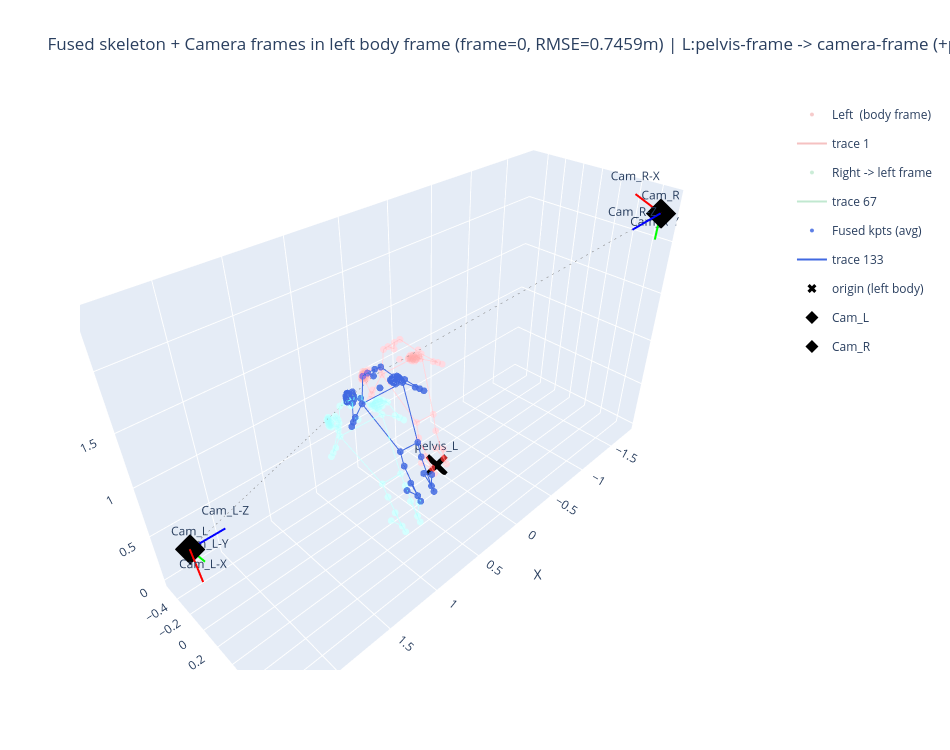

The notebook cell this image was saved under:
### Code cell
# ============================================================
# 左右视角统一坐标系 → 融合关键点 → 显示融合骨架 + 两相机位置 + 相机坐标轴
# （修正版：先自动把 kpts 统一到 camera frame）
# ============================================================

import cv2
import numpy as np
import plotly.graph_objects as go

frame_idx = 0

out_L = left_outputs[frame_idx]
out_R = right_outputs[frame_idx]

# ---- 0. helper: 自动统一到 camera frame ----
def to_camera_frame(kpts_raw: np.ndarray, pred_cam_t: np.ndarray):
    """
    返回：kpts_cam, mode
    mode=already camera-frame 或 pelvis-frame -> camera-frame (+pred_cam_t)
    """
    root_raw = kpts_raw[0]
    d_raw = float(np.linalg.norm(root_raw - pred_cam_t))
    d_plus = float(np.linalg.norm((root_raw + pred_cam_t) - pred_cam_t))

    if d_raw <= d_plus:
        return kpts_raw, 'already camera-frame'
    return kpts_raw + pred_cam_t, 'pelvis-frame -> camera-frame (+pred_cam_t)'

# ---- 1. cam frame → body frame ----
R_L = axisangle_to_rotmat(out_L['global_rot'])       # body→cam (left)
R_R = axisangle_to_rotmat(out_R['global_rot'])       # body→cam (right)
t_L = out_L['pred_cam_t'].astype(np.float32)
t_R = out_R['pred_cam_t'].astype(np.float32)

kpts_L_raw = out_L['pred_keypoints_3d'].astype(np.float32)
kpts_R_raw = out_R['pred_keypoints_3d'].astype(np.float32)

kpts_L_cam, mode_L = to_camera_frame(kpts_L_raw, t_L)
kpts_R_cam, mode_R = to_camera_frame(kpts_R_raw, t_R)

print(f"[L] {mode_L}")
print(f"[R] {mode_R}")

# X_body = (X_cam - t) @ R
kpts_L_body = (kpts_L_cam - t_L) @ R_L
kpts_R_body = (kpts_R_cam - t_R) @ R_R

C_L_in_L = (-t_L) @ R_L
C_R_in_R = (-t_R) @ R_R

# ---- 2. Kabsch: right_body → left_body ----
R_align, t_align = rigid_transform_3D(targetr=kpts_L_body, source=kpts_R_body)

kpts_R_aligned = kpts_R_body @ R_align.T + t_align
C_R_in_L = C_R_in_R @ R_align.T + t_align

rmse_after = float(np.sqrt(np.mean(np.sum((kpts_R_aligned - kpts_L_body)**2, axis=1))))
print(f"Alignment RMSE after: {rmse_after:.4f} m")
print(f"C_L  in left body frame : {C_L_in_L}")
print(f"C_R  in left body frame : {C_R_in_L}")
print(f"Cam-to-Cam distance     : {np.linalg.norm(C_L_in_L - C_R_in_L):.4f} m")

# ---- 3. 融合关键点 ----
kpts_fused = (kpts_L_body + kpts_R_aligned) / 2.0

# ---- 4. 计算相机坐标轴（在左体坐标系下） ----
# R 是 body→cam，所以 cam 轴 i 在 body frame 中 = R.T[:, i]
def cam_axes_in_left_body(R_cam, R_align=None):
    axes = R_cam.T
    axes = axes.T
    if R_align is not None:
        axes = axes @ R_align.T
    return axes

axes_L = cam_axes_in_left_body(R_L)
axes_R = cam_axes_in_left_body(R_R, R_align)

# ---- 5. Plotly 可视化 ----
SKEL = visualizer.skeleton
AXIS_SCALE = 0.3
AXIS_COLORS = ['red', 'lime', 'blue']
AXIS_NAMES = ['X', 'Y', 'Z']

def add_skel_trace(fig, kpts, color, name):
    fig.add_trace(go.Scatter3d(
        x=kpts[:, 0], y=kpts[:, 1], z=kpts[:, 2],
        mode='markers', marker=dict(size=4, color=color, opacity=0.85),
        name=name,
    ))
    for i, (a, b) in enumerate(SKEL):
        if a < len(kpts) and b < len(kpts):
            fig.add_trace(go.Scatter3d(
                x=[kpts[a, 0], kpts[b, 0], None],
                y=[kpts[a, 1], kpts[b, 1], None],
                z=[kpts[a, 2], kpts[b, 2], None],
                mode='lines', line=dict(color=color, width=2),
                legendgroup=name, showlegend=(i == 0),
            ))

def add_camera_frame(fig, center, axes, cam_name, scale=AXIS_SCALE):
    fig.add_trace(go.Scatter3d(
        x=[center[0]], y=[center[1]], z=[center[2]],
        mode='markers+text',
        marker=dict(size=10, symbol='diamond', color='black'),
        text=[cam_name], textposition='top center',
        name=cam_name,
    ))
    for axis_vec, color, aname in zip(axes, AXIS_COLORS, AXIS_NAMES):
        tip = center + axis_vec * scale
        fig.add_trace(go.Scatter3d(
            x=[center[0], tip[0]],
            y=[center[1], tip[1]],
            z=[center[2], tip[2]],
            mode='lines+text',
            line=dict(color=color, width=4),
            text=[None, f'{cam_name}-{aname}'],
            textposition='top center',
            legendgroup=cam_name,
            showlegend=False,
        ))
    pelvis = kpts_fused[0]
    fig.add_trace(go.Scatter3d(
        x=[center[0], pelvis[0]], y=[center[1], pelvis[1]], z=[center[2], pelvis[2]],
        mode='lines', line=dict(color='gray', width=1, dash='dash'),
        showlegend=False,
    ))

fig = go.Figure()

add_skel_trace(fig, kpts_L_body, 'rgba(220,50,50,0.3)', 'Left  (body frame)')
add_skel_trace(fig, kpts_R_aligned, 'rgba(50,180,100,0.3)', 'Right -> left frame')

add_skel_trace(fig, kpts_fused, 'royalblue', 'Fused kpts (avg)')
fig.data[-1].marker.size = 6

fig.add_trace(go.Scatter3d(
    x=[0], y=[0], z=[0],
    mode='markers+text', marker=dict(size=8, color='black', symbol='x'),
    text=['pelvis_L'], textposition='top center', name='origin (left body)',
))

add_camera_frame(fig, C_L_in_L, axes_L, 'Cam_L')
add_camera_frame(fig, C_R_in_L, axes_R, 'Cam_R')

fig.update_layout(
    title=(
        f"Fused skeleton + Camera frames in left body frame "
        f"(frame={frame_idx}, RMSE={rmse_after:.4f}m) | "
        f"L:{mode_L} | R:{mode_R}"
    ),
    scene=dict(
        xaxis_title="X", yaxis_title="Y", zaxis_title="Z",
        aspectmode="data",
    ),
    width=950, height=750,
)
fig.show()
